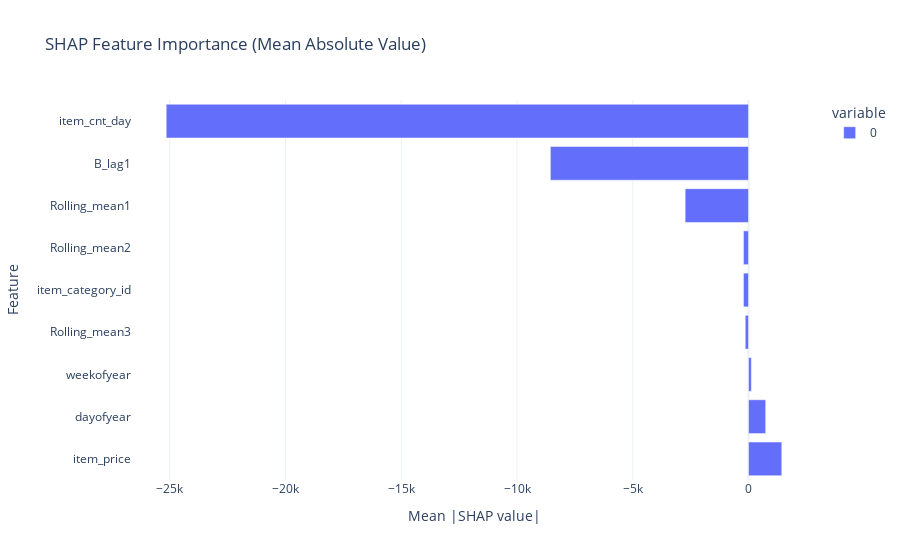

The code cell stored with this chart in its notebook:
### Code cell
explainer = shap.TreeExplainer(model)
shap_values = explainer.shap_values(
    X_test
) 
shap_df = pd.DataFrame(shap_values, columns=X_test.columns)

# Plot SHAP Values
shap_importance = shap_df.mean().sort_values(
    ascending=False
)  # .sort_values(ascending=False).abs()
fig = px.bar(
    shap_importance,
    orientation="h",
    title="SHAP Feature Importance (Mean Absolute Value)",
    labels={"value": "Mean |SHAP value|", "index": "Feature"},
)
fig.update_layout(template="plotly_white")
fig.show()

### Figure 1 — Plotly figure (JSON) as saved in the notebook; plotly's stock layout.template omitted (floating-point values rounded to 4 significant figures)
{"data": [{"alignmentgroup": "True", "hovertemplate": "variable=0<br>Mean |SHAP value|=%{x}<br>Feature=%{y}<extra></extra>", "legendgroup": "0", "marker": {"color": "#636efa", "pattern": {"shape": ""}}, "name": "0", "offsetgroup": "0", "orientation": "h", "showlegend": true, "textposition": "auto", "type": "bar", "x": [1437.0, 742.8, 123.0, -141.4, -218.8, -218.9, -2737.0, -8558.0, -25150.0], "xaxis": "x", "y": ["item_price", "dayofyear", "weekofyear", "Rolling_mean3", "item_category_id", "Rolling_mean2", "Rolling_mean1", "B_lag1", "item_cnt_day"], "yaxis": "y"}], "layout": {"barmode": "relative", "legend": {"title": {"text": "variable"}, "tracegroupgap": 0}, "title": {"text": "SHAP Feature Importance (Mean Absolute Value)"}, "xaxis": {"anchor": "y", "domain": [0, 1], "title": {"text": "Mean |SHAP value|"}}, "yaxis": {"anchor": "x", "domain": [0, 1], "title": {"text": "Feature"}}}}
